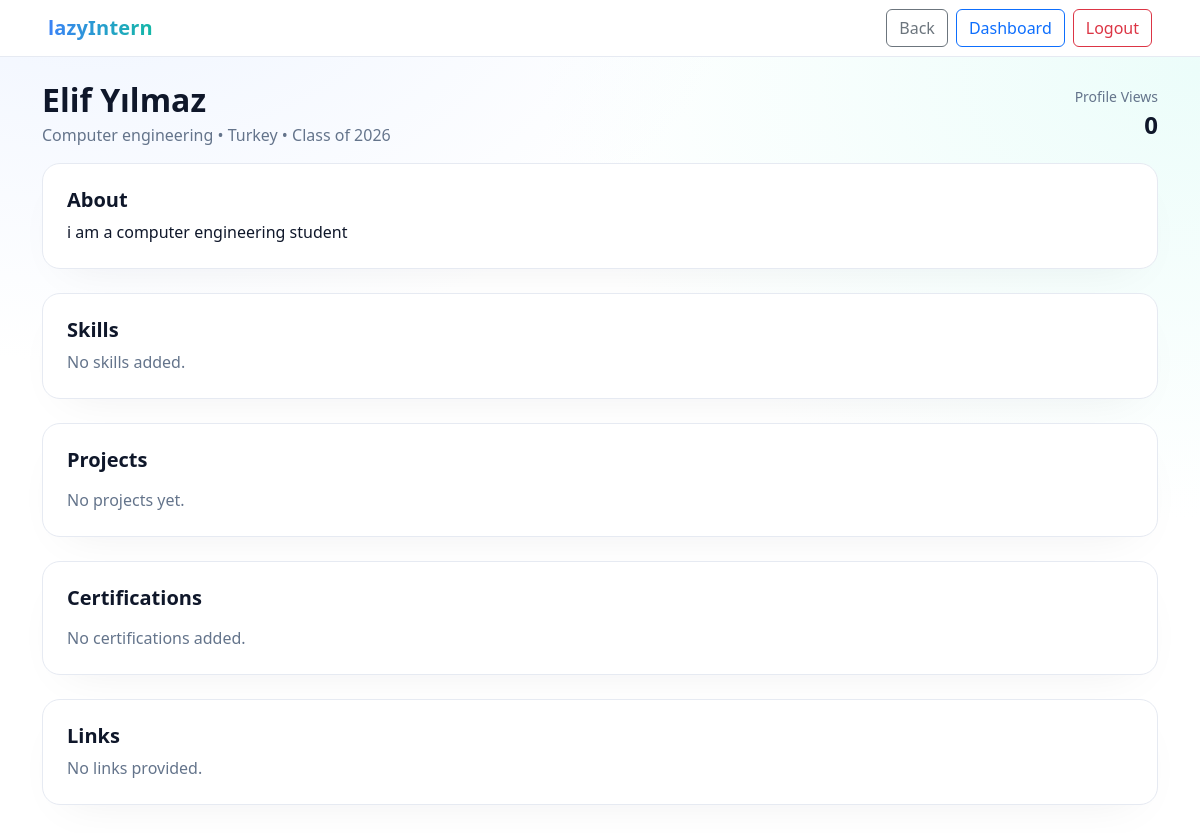
/profiles/student/1/ (signed in), run on the app's committed database.
### profiles/models.py (models this page shows, shortened)
class Profile(models.Model):
    user = models.OneToOneField(User, on_delete=models.CASCADE, related_name="profile")
    university = models.CharField(max_length=255, blank=True, null=True)
    major = models.CharField(max_length=255, blank=True, null=True)
    graduation_year = models.IntegerField(null=True, blank=True)
    location = models.CharField(max_length=255, blank=True, null=True)
    bio = models.TextField(blank=True, null=True)
    github = models.URLField(blank=True, null=True)
    linkedin = models.URLField(blank=True, null=True)
    website = models.URLField(blank=True, null=True)
    legacy_website = models.URLField(blank=True, null=True)
    internship_type = models.CharField(max_length=50, blank=True, null=True)
    preferred_locations = models.CharField(max_length=255, blank=True, null=True)
    open_to_relocate = models.BooleanField(default=False)
    skills = models.ManyToManyField(Skill, blank=True, related_name="profiles")
    profile_views = models.PositiveIntegerField(default=0)
    class Meta:
        ordering = ["user__username"]

### profiles/views.py (the view)
# urls.py: path('student/<int:user_id>/', views.student_profile_view, name='student_profile_view'),
@login_required
def student_profile_view(request, user_id: int):
    profile = get_object_or_404(
        Profile.objects.select_related("user").prefetch_related(
            "skills", "projects", "certifications"
        ),
        user_id=user_id,
    )
    return render(
        request,
        "profiles/student_public_profile.html",
        {
            "profile": profile,
            "profile_user": profile.user,
            "skills": profile.skills.all(),
            "projects": profile.projects.all() if hasattr(profile, "projects") else [],
            "certifications": profile.certifications.all()
            if hasattr(profile, "certifications")
            else [],
        },
    )

### profiles/templates/profiles/student_public_profile.html (shortened to what this page needs)
{% load static %}
<!DOCTYPE html>
<html lang="en">
<head>
  <link href="https://cdn.jsdelivr.net/npm/bootstrap@5.3.0/dist/css/bootstrap.min.css" rel="stylesheet"/>
</head>
<body>
<nav class="navbar navbar-light justify-content-between px-4 px-md-5">
  <a class="navbar-brand">lazyIntern</a>
  <div class="d-flex gap-2">
    <a href="javascript:history.back()" class="btn btn-outline-secondary">Back</a>
    <a href="{% url 'profile_redirect' %}" class="btn btn-outline-primary">Dashboard</a>
    <a href="{% url 'logout' %}" class="btn btn-outline-danger">Logout</a>
  </div>
</nav>
<div class="container py-4">
  <div class="d-flex align-items-center justify-content-between mb-3">
    <div>
      <h2 class="fw-bold mb-1">
        {{ profile_user.get_full_name|default:profile_user.username }}
      </h2>
      <div class="muted">
        {{ profile.major|default:"—" }}
        {% if profile.location %} • {{ profile.location }}{% endif %}
        {% if profile.graduation_year %} • Class of {{ profile.graduation_year }}{% endif %}
      </div>
    </div>
    <div class="text-end">
      <div class="small muted">Profile Views</div>
      <div class="fs-4 fw-bold">{{ profile_views|default:"0" }}</div>
    </div>
  </div>
  <div class="card-soft p-4 mb-4">
    <h5 class="fw-bold mb-2">About</h5>
    <p class="mb-0">{{ profile.bio|default:"No bio added yet." }}</p>
  </div>
  <div class="card-soft p-4 mb-4">
    <h5 class="fw-bold mb-2">Skills</h5>
    {% if skills %}
      <div>
        {% for sk in skills %}
          <span class="chip">{{ sk.name }}</span>
        {% endfor %}
      </div>
    {% else %}
      <div class="muted">No skills added.</div>
    {% endif %}
  </div>
  <div class="card-soft p-4 mb-4">
    <h5 class="fw-bold mb-3">Projects</h5>
    {% if projects %}
      <div class="list-group">
        {% for pr in projects %}
          <div class="list-group-item border-0 px-0">
            <div class="d-flex justify-content-between align-items-start">
              <div>
                <div class="fw-semibold">{{ pr.title }}</div>
                {% if pr.technologies %}
                  <div class="small muted">Tech: {{ pr.technologies }}</div>
                {% endif %}
                {% if pr.description %}
                  <div class="small mt-1">{{ pr.description }}</div>
                {% endif %}
              </div>
              {% if pr.link %}
                <a href="{{ pr.link }}" target="_blank" class="btn btn-sm btn-outline-primary">View</a>
              {% endif %}
            </div>
          </div>
        {% endfor %}
      </div>
    {% else %}
      <div class="muted">No projects yet.</div>
    {% endif %}
  </div>
  <div class="card-soft p-4 mb-4">
    <h5 class="fw-bold mb-3">Certifications</h5>
    {% if certifications %}
      <ul class="mb-0">
        {% for c in certifications %}
          <li>
            <strong>{{ c.name }}</strong> – {{ c.organization }}
            {% if c.date_obtained %} ({{ c.date_obtained }}){% endif %}
            {% if c.certificate_url %}
              <a href="{{ c.certificate_url }}" target="_blank">Certificate</a>
            {% endif %}
          </li>
        {% endfor %}
      </ul>
    {% else %}
      <div class="muted">No certifications added.</div>
    {% endif %}
  </div>
  <div class="card-soft p-4 mb-5">
    <h5 class="fw-bold mb-2">Links</h5>
    <div class="d-flex flex-wrap gap-2">
      {% if not profile.github and not profile.linkedin and not profile.website and not profile.legacy_website %}
        <span class="muted">No links provided.</span>
      {% endif %}
    </div>
  </div>
</div>
</body>
</html>

### profiles/templates/profiles/student_public_profile.html (style rules this page uses)
:root { --text:#0f172a; --muted:#64748b; --bg:#ffffff; --blue-50:#eef4ff; --teal-50:#ecfdfa; --blue-400:#60a5fa; --blue-500:#3b82f6; --teal-400:#2dd4bf; --teal-500:#14b8a6; --border:#e6eaf2; --ring:rgba(16,24,40,.08); }
body { font-family: ui-sans-serif, system-ui, -apple-system, "Segoe UI", Roboto, "Helvetica Neue", Arial; color:var(--text); background: radial-gradient(1100px 750px at 8% -10%, var(--blue-50) 0%, transparent 60%), radial-gradient(1100px 750px at 100% 8%, var(--teal-50) 0%, transparent 60%), var(--bg); }
.navbar { border-bottom:1px solid var(--border); background:#fff!important; }
.navbar-brand { font-weight:900; letter-spacing:.2px; background:linear-gradient(90deg,var(--blue-500),var(--teal-500)); -webkit-background-clip:text; background-clip:text; color:transparent; }
.card-soft { border:1px solid var(--border); border-radius:18px; background:#fff; box-shadow:0 18px 48px -24px var(--ring); }
.muted { color:var(--muted); }

### data on the page
Profile: major "Computer engineering", location "Turkey", graduation_year "2026", bio "i am a computer engineering student"

### other printed values
{{ profile_user.get_full_name|default:profile_user.username }} "Elif Yılmaz"
{{ profile_views|default:"0" }} "0"
